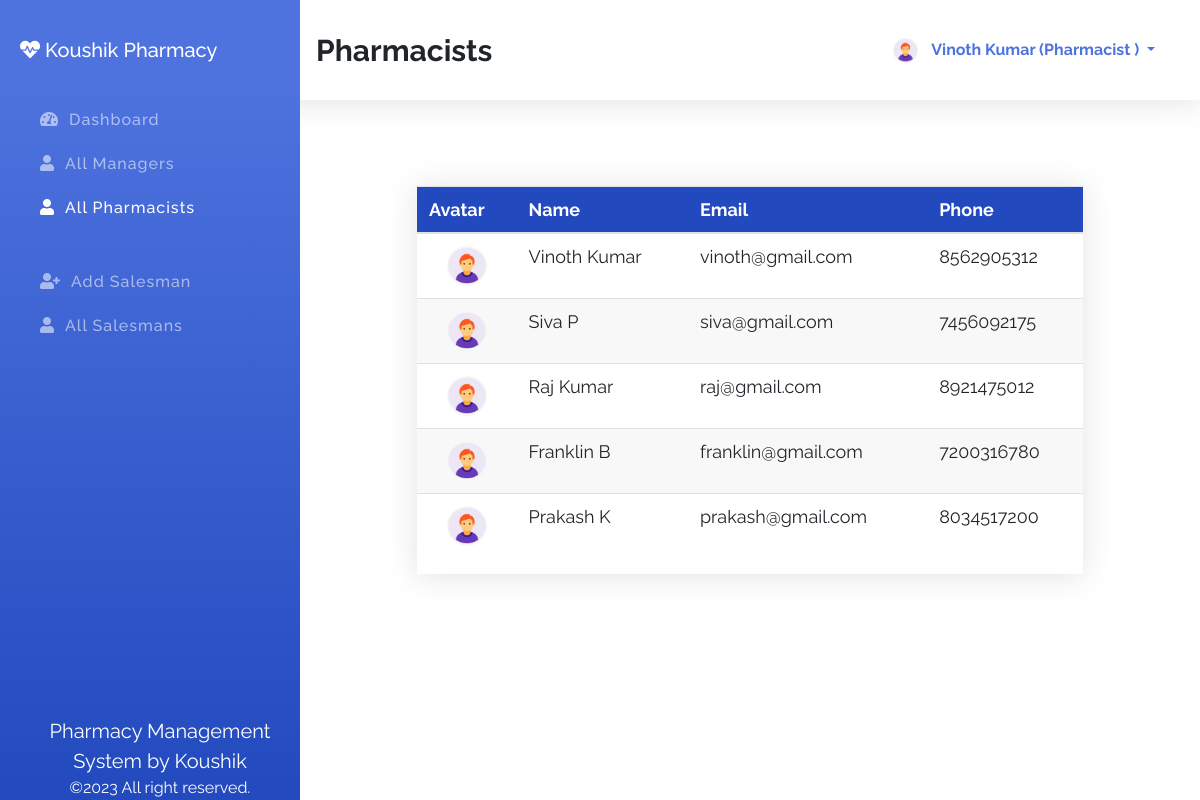
/index.php?id=allPharmacist (signed in), run on the app's committed database.
### tables this page shows
CREATE TABLE `pharmacists` (
  `id` int(11) NOT NULL,
  `fname` varchar(100) NOT NULL,
  `lname` varchar(100) NOT NULL,
  `email` varchar(100) NOT NULL,
  `phone` varchar(100) NOT NULL,
  `password` varchar(100) NOT NULL,
  `role` varchar(100) NOT NULL DEFAULT 'pharmacist',
  `avatar` varchar(255) NOT NULL DEFAULT 'avatar.png'
);

### index.php (the view, shortened to what this page needs)
<?php
    $sessionId = $_SESSION['id'] ?? '';
    $sessionRole = $_SESSION['role'] ?? '';
    $connection = mysqli_connect( DB_HOST, DB_USER, DB_PASSWORD, DB_NAME );
    $id = $_REQUEST['id'] ?? 'dashboard';
    $action = $_REQUEST['action'] ?? '';
?>
<!DOCTYPE html>
<html lang="en">
<head>
    <link rel="stylesheet" href="assets/css/bootstrap.min.css">
    <link rel="stylesheet" href="assets/css/all.min.css">
    <link rel="stylesheet" href="assets/css/style.css">
</head>
<body>
    <section class="topber">
        <div class="topber__title">
            <span class="topber__title--text">
                <?php
                    if ( 'dashboard' == $id ) {
                        echo "DashBoard";
                    } elseif ( 'addManager' == $id ) {
                        echo "Add Manager";
                    } elseif ( 'allManager' == $id ) {
                        echo "Managers";
                    } elseif ( 'addPharmacist' == $id ) {
                        echo "Add Pharmacist";
                    } elseif ( 'allPharmacist' == $id ) {
                        echo "Pharmacists";
                    } elseif ( 'addSalesman' == $id ) {
                        echo "Add Salesman";
                    } elseif ( 'allSalesman' == $id ) {
                        echo "Salesmans";
                    } elseif ( 'userProfile' == $id ) {
                        echo "Your Profile";
                    } elseif ( 'editManager' == $action ) {
                        echo "Edit Manager";
                    } elseif ( 'editPharmacist' == $action ) {
                        echo "Edit Pharmacist";
                    } elseif ( 'editSalesman' == $action ) {
                        echo "Edit Salesman";
                    }
                ?>
            </span>
        </div>
        <div class="topber__profile">
            <?php
                $query = "SELECT fname,lname,role,avatar FROM {$sessionRole}s WHERE id='$sessionId'";
                $result = mysqli_query( $connection, $query );
                if ( $data = mysqli_fetch_assoc( $result ) ) {
                    $fname = $data['fname'];
                    $lname = $data['lname'];
                    $role = $data['role'];
                    $avatar = $data['avatar'];
                ?>
                <img src="assets/img/<?php echo "$avatar"; ?>" height="25" width="25" class="rounded-circle" alt="profile">
                <div class="dropdown">
                    <button class="btn dropdown-toggle" type="button" id="dropdownMenuButton" data-toggle="dropdown" aria-haspopup="true" aria-expanded="false">
                    <?php
                        echo "$fname $lname (" . ucwords( $role ) . " )";
                        }
                    ?>
                    </button>
                </div>
        </div>
    </section>
    <section id="sideber" class="sideber">
        <ul class="sideber__ber">
            <h3 class="sideber__panel"><i id="left" class="fas fa-heartbeat"></i> Koushik Pharmacy</h3>
            <li id="left" class="sideber__item<?php if ( 'dashboard' == $id ) {
                                                  echo " active";
                                              }?>">
                <a href="index.php?id=dashboard"><i id="left" class="fas fa-tachometer-alt"></i>Dashboard</a>
            </li>
            <li id="left" class="sideber__item<?php if ( 'allManager' == $id ) {
    echo " active";
}?>">
                <a href="index.php?id=allManager"><i id="left" class="fas fa-user"></i>All Managers</a>
            </li>
            <li id="left" class="sideber__item<?php if ( 'allPharmacist' == $id ) {
    echo " active";
}?>">
                <a href="index.php?id=allPharmacist"><i id="left" class="fas fa-user"></i>All Pharmacists</a>
            </li>
            <?php if ( 'admin' == $sessionRole || 'manager' == $sessionRole || 'pharmacist' == $sessionRole ) {?>
                <li id="left" class="sideber__item sideber__item--modify<?php if ( 'addSalesman' == $id ) {
                                                                            echo " active";
                                                                        }?>">
                    <a href="index.php?id=addSalesman"><i id="left" class="fas fa-user-plus"></i>Add Salesman</a>
                </li><?php }?>
            <li id="left" class="sideber__item<?php if ( 'allSalesman' == $id ) {
    echo " active";
}?>">
                <a href="index.php?id=allSalesman"><i id="left" class="fas fa-user"></i>All Salesmans</a>
            </li>
        </ul>
        <footer class="text-center"><span>Pharmacy Management System by Koushik</span><br>©2023 All right reserved.</footer>
    </section>
    <section class="main">
        <div class="container">
            <div class="pharmacist">
                <?php if ( 'allPharmacist' == $id ) {?>
                    <div class="allPharmacist">
                        <div class="main__table">
                            <table class="table">
                                <thead>
                                    <tr>
                                        <th scope="col">Avatar</th>
                                        <th scope="col">Name</th>
                                        <th scope="col">Email</th>
                                        <th scope="col">Phone</th>
                                    </tr>
                                </thead>
                                <tbody>
                                    <?php
                                        $getPharmacist = "SELECT * FROM pharmacists";
                                            $result = mysqli_query( $connection, $getPharmacist );
                                        while ( $pharmacist = mysqli_fetch_assoc( $result ) ) {?>
                                        <tr>
                                            <td>
                                                <center><img class="rounded-circle" width="40" height="40" src="assets/img/<?php echo $pharmacist['avatar']; ?>" alt=""></center>
                                            </td>
                                            <td><?php printf( "%s %s", $pharmacist['fname'], $pharmacist['lname'] );?></td>
                                            <td><?php printf( "%s", $pharmacist['email'] );?></td>
                                            <td><?php printf( "%s", $pharmacist['phone'] );?></td>
                                        </tr>
                                    <?php }?>
                                </tbody>
                            </table>
                        </div>
                    </div>
                <?php }?>
            </div>
        </div>
    </section>
</body>
</html>

### assets/css/style.css (style rules this page uses)
*, *::before, *::after { margin: 0; padding: 0; -webkit-box-sizing: border-box; box-sizing: border-box; }
body { font-family: "Raleway", sans-serif; }
a { text-decoration: none !important; }
.topber { position: fixed; width: 100%; top: 0; left: 0; padding-left: 300px; right: 0; z-index: 999; -webkit-box-shadow: 0 0.15rem 1.75rem 0 rgba(58, 59, 69, 0.15); box-shadow: 0 0.15rem 1.75rem 0 rgba(58, 59, 69, 0.15); background-color: #fff; }
.topber__title { height: 12.5vh; float: left; display: -webkit-box; display: -ms-flexbox; display: flex; -webkit-box-orient: horizontal; -webkit-box-direction: normal; -ms-flex-direction: row; flex-direction: row; -webkit-box-align: center; -ms-flex-align: center; align-items: center; padding-left: 1rem; }
.topber__title--text { font-size: 30px; font-weight: bold; }
.topber__profile { height: 12.5vh; float: right; padding-right: 10px; display: -webkit-box; display: -ms-flexbox; display: flex; -webkit-box-orient: horizontal; -webkit-box-direction: normal; -ms-flex-direction: row; flex-direction: row; -webkit-box-align: center; -ms-flex-align: center; align-items: center; padding: 2rem; }
.topber__profile button { color: #4e73df; line-height: 10px; font-weight: bold; }
.sideber { position: fixed; top: 0; overflow-y: auto; left: 0; bottom: 0; width: 300px; height: 100vh; padding: 40px 20px 20px 20px; background-color: #4e73df; background-image: -webkit-gradient(linear, left top, left bottom, color-stop(10%, #4e73df), to(#224abe)); background-image: linear-gradient(180deg, #4e73df 10%, #224abe 100%); background-size: cover; -webkit-transition: left 0.5s ease; transition: left 0.5s ease; z-index: 999; }
.sideber__ber { list-style: none; }
.sideber__panel { font-size: 20px; color: #fff; line-height: 1.2rem; padding-bottom: 30px; }
.sideber__panel i { color: #fff; }
.sideber__item { padding: 10px; }
.sideber__item a { color: rgba(255, 255, 255, 0.55); font-size: 16px; letter-spacing: 1px; font-weight: 500; }
.sideber__item a i { color: rgba(255, 255, 255, 0.55); padding: 0 10px; }
.sideber__item:hover a, .sideber__item.active a, .sideber__item.active i, .sideber__item:hover i { color: #fff; -webkit-transition: 0.3s ease; transition: 0.3s ease; }
.sideber__item--modify { padding: 40px 10px 10px 10px; }
.sideber footer { position: absolute; bottom: 0; font-size: 16px; color: #fff; }
.sideber footer span { font-size: 20px; }
.main { margin-left: 300px; margin-top: 10vh; padding: 2rem; }
.main__table { margin: 50px 70px; -webkit-box-shadow: 0 0.15rem 1.75rem 0 rgba(58, 59, 69, 0.15); box-shadow: 0 0.15rem 1.75rem 0 rgba(58, 59, 69, 0.15); overflow-x: auto; }
.main__table .table { font-size: 18px; font-weight: 400; }
.main__table .table th { color: #ffffff; background: #224abe; }
.main__table .table tr:nth-child(even) { background: #f8f8f8; }

### data on the page
pharmacists: avatar (placeholder picture), fname "Vinoth", lname "Kumar", role "Pharmacist", email "vinoth@gmail.com", phone "8562905312"
pharmacists: avatar (placeholder picture), fname "Siva", lname "P", email "siva@gmail.com", phone "7456092175"
pharmacists: avatar (placeholder picture), fname "Raj", lname "Kumar", email "raj@gmail.com", phone "8921475012"
pharmacists: avatar (placeholder picture), fname "Franklin", lname "B", email "franklin@gmail.com", phone "7200316780"
pharmacists: avatar (placeholder picture), fname "Prakash", lname "K", email "prakash@gmail.com", phone "8034517200"
